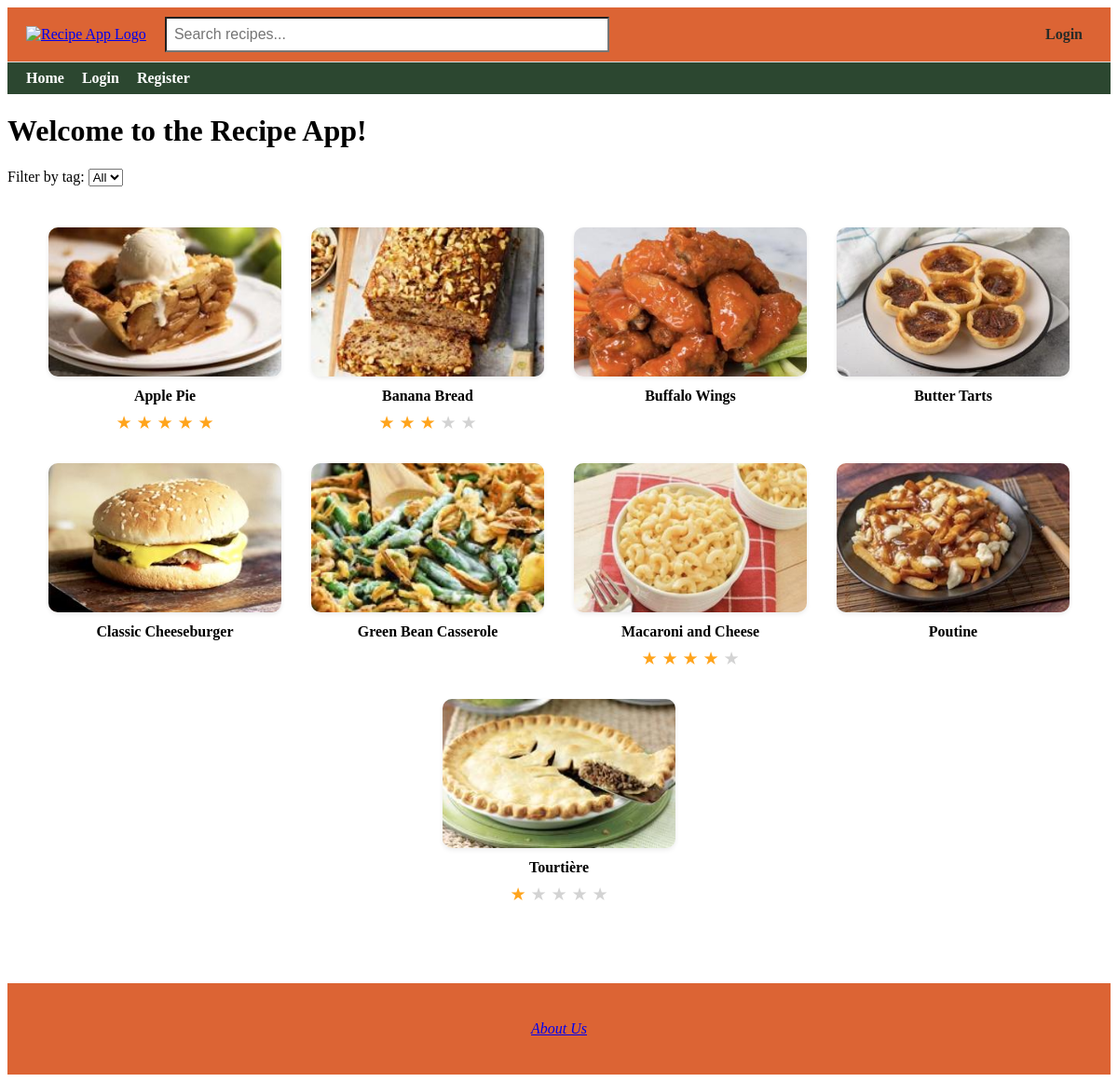
Before: / with the older database file.
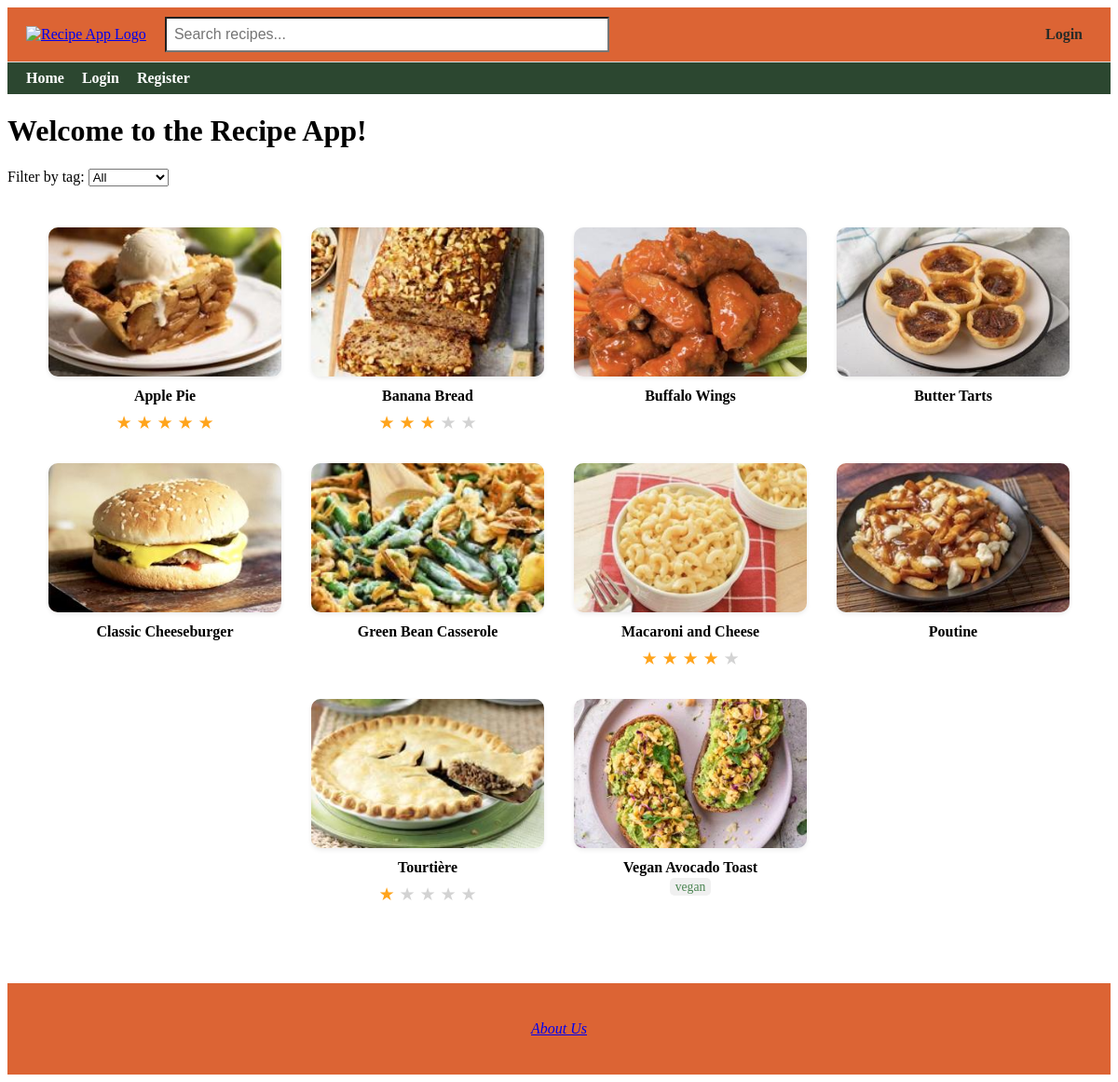
After: the same page with the newer database file.
### app/models.py (models this page shows)
class Recipe(db.Model):
    id = db.Column(db.Integer, primary_key=True)
    title = db.Column(db.String(100), nullable=False)
    description = db.Column(db.Text, nullable=False)
    ingredients = db.Column(db.Text, nullable=True)
    instructions = db.Column(db.Text, nullable=True)
    image_filename = db.Column(db.String(120), nullable=True)
    created = db.Column(db.DateTime, default=get_local_time)
    user_id = db.Column(db.Integer, db.ForeignKey('user.id'), nullable=False)
    rating_sum = db.Column(db.Integer, default=0)
    rating_count = db.Column(db.Integer, default=0)
    user = db.relationship('User', backref=db.backref('user_recipes', lazy=True), overlaps="author,recipes")
    comments = db.relationship('Comment', backref=db.backref('recipe', lazy=True)) #Relationship to comments (one-to-many)
    tags = db.relationship(
        'Tag',
        secondary=recipe_tags,
        backref=db.backref('recipes', lazy='dynamic'),
        lazy='dynamic'
    )
    @property
    def average_rating(self):
        if not self.rating_count or not self.rating_sum:
            return None
        return round(self.rating_sum / self.rating_count, 1)

class Tag(db.Model):
    id = db.Column(db.Integer, primary_key=True)
    name = db.Column(db.String(32), unique=True, nullable=False)

### app/routes.py (the view)
@app.route('/', methods=['GET'])
def home():
    selected_tag = request.args.get('tag')
    tags = Tag.query.all()
    if selected_tag:
        recipes = Recipe.query.join(Recipe.tags).filter(Tag.name == selected_tag).all()
    else:
        recipes = Recipe.query.order_by(Recipe.title.asc()).all()
    return render_template('home.html', recipes=recipes, tags=tags, selected_tag=selected_tag)

### app/routes.py (called while the page is built)
@app.context_processor
def inject_user():
    return dict(current_user=current_user)

### app/templates/home.html (shortened to what this page needs)
{% extends "base.html" %}
{% block content %}
<h1>Welcome to the Recipe App!</h1>
<form method="GET" action="{{ url_for('home') }}" style="margin: 20px 0;">
    <label for="tag">Filter by tag:</label>
    <select name="tag" id="tag" onchange="this.form.submit()">
        <option value="">All</option>
    </select>
</form>
{% set colors = ['#FF6B6B', '#6BCB77', '#4D96FF', '#FFC75F', '#F9F871', '#A393EB', '#FF9671', '#00C9A7', '#D65DB1', '#845EC2'] %}
<div class="recipe-grid">
    {% for recipe in recipes %}
        {% set has_image = recipe.image_filename is not none %}
        {% set color = colors[recipe.id % colors|length] %}
        {% set bg_color = (not has_image) and color or 'transparent' %}
        <a href="{{ url_for('recipe_details', id=recipe.id) }}"
           class="recipe-card {% if has_image %}has-image{% endif %}">
            <div class="recipe-card-box" style="{% if not has_image %}background-color: {{ color }};{% endif %}">
                {% if has_image %}
                    <img src="{{ url_for('static', filename='uploads/' + recipe.image_filename) }}"
                         alt="{{ recipe.title }}">
                {% endif %}
            </div>
            <div class="recipe-title">{{ recipe.title }}</div>
                {% if recipe.tags %}
                    <div style="font-size: 0.85em; color: #4A8451; text-align: center; margin-top: 4px;">
                        {% for tag in recipe.tags %}
                            <span style="background-color: #f0f0f0; padding: 2px 6px; border-radius: 5px; margin: 0 2px;">
                                {{ tag.name }}
                            </span>
                        {% endfor %}
                    </div>
                 {% endif %}
            {% if recipe.average_rating %}
            <div class="stars">
                {% for i in range(1, 6) %}
                    {% if recipe.average_rating >= i %}
                        ★
                    {% elif recipe.average_rating > i - 1 %}
                        <span style="position: relative; display: inline-block;">
                            <span style="color: #FFA41C;">★</span>
                            <span style="position: absolute; left: 0; color: lightgray; width: 50%; overflow: hidden;">★</span>
                        </span>
                    {% else %}
                        <span style="color: lightgray;">★</span>
                    {% endif %}
                {% endfor %}
            </div>
            {% endif %}
        </a>
    {% endfor %}
</div>
{% endblock %}

### app/templates/base.html (shortened to what this page needs)
<!DOCTYPE html>
<html lang="en">
<head>
</head>
<body>
    <div class="top-navbar">
        <div class="logo">
            <a href="{{ url_for('home') }}">
                <img src="{{ url_for('static', filename='spartan.png') }}" alt="Recipe App Logo">
            </a>
        </div>
        <div class="search-bar">
            <form action="{{ url_for('visitor_recipes') }}" method="get">
                <input type="text" name="q" placeholder="Search recipes...">
            </form>
        </div>
        <div class="login-link">
            {% if current_user.is_authenticated %}
                <div class="dropdown">
                    <button class="dropdown-toggle">{{ current_user.username }} ▼</button>
                    <div class="dropdown-content">
                        <a href="{{ url_for('public_profile', user_id=current_user.id) }}">Profile</a>
                        <a href="{{ url_for('view_profile') }}">Settings</a>
                        <a href="{{ url_for('logout') }}">Logout</a>
                    </div>
                </div>
            {% elif session.get('visitor_email') %}
                <a href="{{ url_for('logout') }}">Exit Visitor Mode</a>
            {% else %}
                <a href="{{ url_for('login') }}">Login</a>
            {% endif %}
        </div>
    </div>
    <div class="bottom-navbar">
    <a href="{{ url_for('home') }}" {% if request.endpoint == 'home' %}class="active"{% endif %}>Home</a>
    {% if current_user.is_authenticated %}
        <a href="{{ url_for('recipes') }}" {% if request.endpoint == 'recipes' %}class="active"{% endif %}>My Recipes</a>
        <a href="{{ url_for('view_favorites') }}" {% if request.endpoint == 'view_favorites' %}class="active"{% endif %}>Favorites</a>
        <a href="{{ url_for('make_recipe') }}" {% if request.endpoint == 'make_recipe' %}class="active"{% endif %}>Make Recipe</a>
        <a href="{{ url_for('logout') }}">Logout</a>
    {% elif session.get('visitor_email') %}
        <a href="{{ url_for('visitor_recipes') }}" {% if request.endpoint == 'visitor_recipes' %}class="active"{% endif %}>Visitor Recipes</a>
        <a href="{{ url_for('logout') }}">Exit Visitor Mode</a>
    {% else %}
        <a href="{{ url_for('login') }}" {% if request.endpoint == 'login' %}class="active"{% endif %}>Login</a>
        <a href="{{ url_for('register') }}" {% if request.endpoint == 'register' %}class="active"{% endif %}>Register</a>
    {% endif %}
    </div>
    {% block content %}{% endblock %}
    <footer>
    <a href="{{ url_for('about_us') }}">About Us</a>
</footer>
</body>
</html>

### app/templates/base.html (style rules this page uses)
.top-navbar { display: flex; align-items: center; justify-content: space-between; padding: 10px 20px; background-color: #dc6434; border-bottom: 1px solid #ddd; }
.top-navbar .logo img { height: 50px; }
.top-navbar .search-bar { flex: 1; margin: 0 20px; }
.top-navbar .search-bar input[type="text"] { width: 50%; padding: 8px; font-size: 16px; background-color: #ffffff }
.top-navbar .login-link a { margin-left: 10px; margin-right: 10px; font-weight: bold; text-decoration: none; color: #282B28; transition: color 0.2s ease; }
.bottom-navbar { background-color: #2c4730; padding: 8px 20px; }
.bottom-navbar a { margin-right: 15px; text-decoration: none; font-weight: bold; color: #ffffff; }
footer { margin-top: 60px; padding: 40px 20px; text-align: center; background-color: #dc6434; color: #fbdb92; font-style: italic; }

### app/templates/home.html (style rules this page uses)
.recipe-grid { display: flex; flex-wrap: wrap; justify-content: center; gap: 32px; padding: 24px; max-width: 1200px; margin: 0 auto; }
.recipe-card { width: 250px; text-decoration: none; color: inherit; display: flex; flex-direction: column; align-items: center; }
.recipe-card-box { width: 100%; height: 160px; border-radius: 10px; overflow: hidden; box-shadow: 0 2px 5px rgba(0, 0, 0, 0.08); transition: transform 0.2s ease, box-shadow 0.2s ease; }
.recipe-card img { width: 100%; height: 100%; object-fit: cover; display: block; }
.recipe-title { margin-top: 12px; font-weight: bold; font-size: 1em; text-align: center; }
.stars { color: #FFA41C; font-size: 1.2em; margin-top: 4px; }

Changed rows visible on the page:
added Recipe: image_filename (picture), title "Vegan Avocado Toast"
added Tag: name "vegan"
